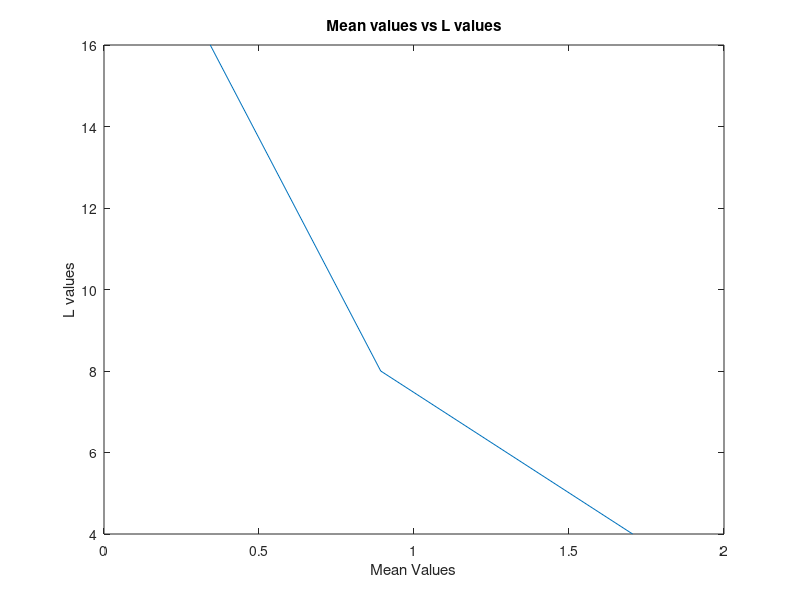
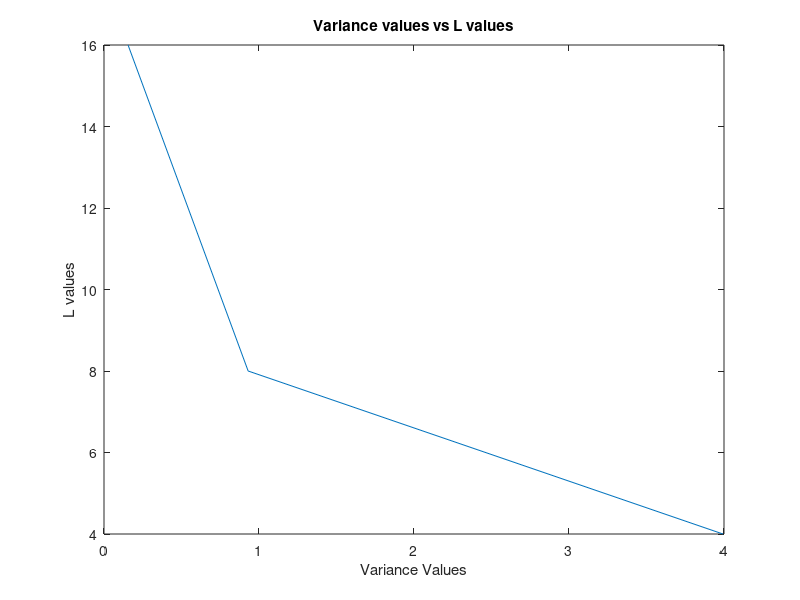
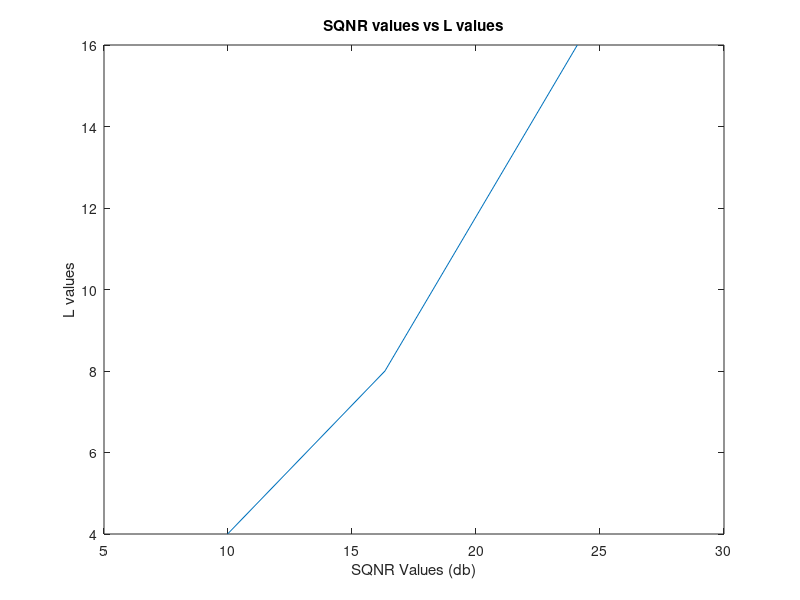

MATLAB code to generate these figures, in order: (Note: this script raises an error after producing the figures.)
% Parameters

A = 9; % Signal Amplitude [13001578 --> 1 + 8]
f = 1000; % Frequency in Hz
duration = 0.01; % Signal duration in seconds
T_s = 0.0001; % Sampling interval
t = 0:T_s:duration; % Time vector
% L = 8; % Number of quantization levels
mu = 255; % For μ-law quantization
p = 0.01; % Error probability in Binary Symmetric Channel

%% Sampling

function samples = sample_signal(A, f, T_s, duration)
    t = 0:T_s:duration;  % Time vector
    samples = A * sin(2 * pi * f * t);  % Generate sinusoidal signal
end

T_s_values = [0.001, 0.0005, 0.0001]; % Sampling intervals

for T_s = T_s_values
    samples = sample_signal(A, f, T_s, duration);
    % figure;
    % plot(0:T_s:duration, samples);
    % title(['Sampled Signal with T_s = ', num2str(T_s)]);
    % xlabel('Time (s)');
    % ylabel('Amplitude');
end

%% Quantization

% Uniform
% function [quantized_values, levels] = uniform_quantizer(signal, L, A)
%     levels = linspace(-A, A, L);  % Define L quantization levels
%     delta = levels(2) - levels(1); % Step size
%     quantized_values = round((signal + A) / delta) * delta - A; % Quantize
% end

function [quantized_values, levels] = uniform_quantizer(signal, L, A)
    % Define L quantization levels linearly spaced between -A and A
    levels = linspace(-A, A, L);  
    
    % Quantize the signal: find the closest level to each sample
    quantized_values = zeros(size(signal));  % Initialize output array
    for i = 1:length(signal)
        % Find the closest quantization level
        [~, idx] = min(abs(signal(i) - levels));  % Find closest level index
        quantized_values(i) = levels(idx);  % Assign the quantized value
    end
end

% meow :3
function quantized_values = mu_law_quantizer(signal, L, mu)
    normalized_signal = signal / max(abs(signal)); % Normalize
    compressed_signal = sign(normalized_signal) .* log(1 + mu * abs(normalized_signal)) / log(1 + mu);
    quantized_signal = round((compressed_signal + 1) * (L - 1) / 2); % Uniform quantization
    quantized_values = 2 * quantized_signal / (L - 1) - 1; % Decompress
    quantized_values = quantized_values * max(abs(signal)); % Restore scale
end

%% Quantization Error Analysis

function [mae, var_error] = quantization_error_analysis(signal, quantized_signal)
    error = signal - quantized_signal;
    mae = mean(abs(error)); % Mean Absolute Error
    var_error = var(error); % Variance of Error
end

%% Signal-to-Quantization Noise Ratio (SQNR)

function sqnr = calculate_sqnr(signal, quantized_signal)
    signal_power = mean(signal .^ 2);
    error = signal - quantized_signal;
    noise_power = mean((error) .^ 2);
    sqnr = 10 * log10(signal_power / noise_power);
end

%% Huffman Encoding

function [encoded_signal, dict] = huffman_encode(signal)
    symbols = unique(signal);
    probabilities = histcounts(signal, [symbols, max(symbols) + 1], 'Normalization', 'probability');
    dict = huffmandict(symbols, probabilities);
    encoded_signal = huffmanenco(signal, dict);
end

%% Huffman Decoding

function decoded_signal = huffman_decode(encoded_signal, dict)
    decoded_signal = huffmandeco(encoded_signal, dict);
end

%% Signal Comparison

% no functions here :)

%% Compression Metrics

function compression_rate = calculate_compression_rate(original_bits, compressed_bits)
    compression_rate = (original_bits - compressed_bits) / original_bits;
end

%% Error Channel Simulation

function noisy_signal = bsc_channel(encoded_signal, p)
    noisy_signal = xor(encoded_signal, rand(size(encoded_signal)) < p);
    noisy_signal = double(noisy_signal);
end

%% Simulation time :3

% Step 1: Input Signal and Sampling

input_signal = sample_signal(A, f, T_s, duration);

% Step 2: Quantization

L = 32;
[uniform_quantized, uniform_levels] = uniform_quantizer(input_signal, L, A);
mu_quantized = mu_law_quantizer(input_signal, L, mu);

% Step 3: Quantization Error Analysis

L_Values = [4, 8, 16];
mae_Values = [0, 0, 0];
var_Values = [0, 0, 0];
i = 1;

for LValue = L_Values
    [uniform_quantized, uniform_levels] = uniform_quantizer(input_signal, LValue, A);
    [mae_uniform, var_uniform] = quantization_error_analysis(input_signal, uniform_quantized);
    % [mae_uniform, var_uniform] = quantization_error_analysis(input_signal, mu_quantized);
    % disp(['Mean Absolute Error (Uniform): ', num2str(mae_uniform), 'For the value of L:', num2str(LValue)]);
    % disp(['Variance of Error (Uniform): ', num2str(var_uniform), 'For the value of L:', num2str(LValue)]);
    mae_Values(1, i) = mae_uniform;
    var_Values(1, i)= var_uniform;
    i = i+1;
end
figure;
plot(mae_Values, L_Values);
title('Mean values vs L values');
xlabel('Mean Values');
ylabel('L values');

figure;
plot(var_Values, L_Values);
title('Variance values vs L values');
xlabel('Variance Values');
ylabel('L values');

% Step 4: SQNR

% sqnr_uniform = calculate_sqnr(input_signal, uniform_quantized);
% sqnr_uniform = calculate_sqnr(input_signal, mu_quantized);
% disp(['SQNR (Uniform): ', num2str(sqnr_uniform), ' dB']);

sqnr_Values = [0, 0, 0];
i = 1;
for LValue = L_Values
    [uniform_quantized, uniform_levels] = uniform_quantizer(input_signal, LValue, A);
    sqnr_uniform = calculate_sqnr(input_signal, uniform_quantized);
    % sqnr_uniform = calculate_sqnr(input_signal, mu_quantized);
    sqnr_Values(1, i) = sqnr_uniform;
    i = i+1;
end
figure;
plot(sqnr_Values, L_Values);
title('SQNR values vs L values');
xlabel('SQNR Values (db)');
ylabel('L values');

% Step 5: Encoding (Huffman Encoding)

[encoded_signal, huffman_dict] = huffman_encode(uniform_quantized);
% [encoded_signal, huffman_dict] = huffman_encode(mu_quantized);

% Step 6: Simulate a Channel (Noiseless)

% Huffman decoding to reconstruct the signal
decoded_signal = huffman_decode(encoded_signal, huffman_dict);

% Step 7: Signal Comparison

% Rescale decoded signal for comparison
quantization_step = uniform_levels(2) - uniform_levels(1);
reconstructed_signal = decoded_signal * quantization_step;


% Cross-correlation between input and reconstructed signal
correlation = corrcoef(input_signal, reconstructed_signal);
disp(['Cross-correlation: ', num2str(correlation(1, 2))]);

% Plotting Input vs Output
figure;
plot(t, input_signal, 'b', 'DisplayName', 'Original Signal');
hold on;
plot(t, reconstructed_signal, 'r--', 'DisplayName', 'Reconstructed Signal');
legend;
title('Input Signal vs Reconstructed Signal');
xlabel('Time (s)');
ylabel('Amplitude');

% Step 8: Compression Efficiency and Rate

original_bits = length(input_signal) * ceil(log2(L));
compressed_bits = length(encoded_signal);
compression_rate = calculate_compression_rate(original_bits, compressed_bits);
disp(['Compression Rate: ', num2str(compression_rate * 100), '%']);

% Step 9: Error Channel Simulation (Bonus)

bsc_signal = bsc_channel(encoded_signal, p);
try
    noisy_decoded = huffman_decode(double(bsc_signal), huffman_dict);
    noisy_reconstructed_signal = noisy_decoded * quantization_step;
    % Plot noisy reconstructed signal

    % Ensure the lengths match for plotting
    n = length(noisy_reconstructed_signal);
    min_length = min(length(input_signal), n);  % Ensure matching lengths
    t_reconstructed = linspace(0, duration, min_length);  % Adjust time vector length

    figure;
    plot(t_reconstructed, input_signal(1:min_length), 'b', 'DisplayName', 'Original Signal');
    hold on;
    plot(t_reconstructed, noisy_reconstructed_signal(1:min_length), 'g--', 'DisplayName', 'Noisy Reconstructed Signal');
    legend('Location', 'best')
    title('Input Signal vs Noisy Reconstructed Signal');
    xlabel('Time (s)');
    ylabel('Amplitude');

catch e
    disp('Error during huffman decoding due to an invalid encoded sequence')
    rethrow(e)
end


